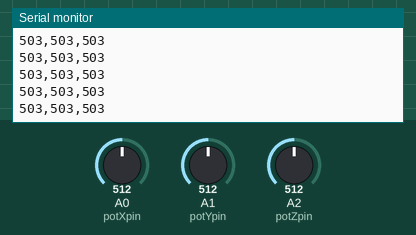
The sketch below on a simulated Arduino Uno, built with avr-gcc and run on an emulated ATmega328P. Shown: the last lines printed to the serial monitor. The inputs (shaded band) are chosen by the test bench; at power-on: A0 (potXpin) = 512, A1 (potYpin) = 512, A2 (potZpin) = 512.

Above: at 1.2 s.
1.3 s: A0 (potXpin) set to 997
At 2.0 s:
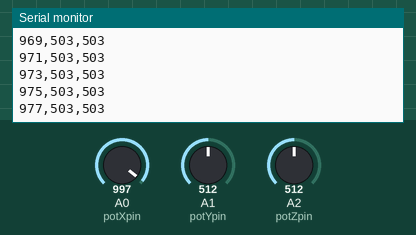
4.3 s: A0 (potXpin) set to 1009
At 5.1 s:
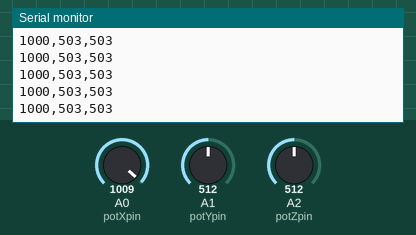
Timing chart, 0 to 7.3 s (numbered marks = the images above; inputs shaded):
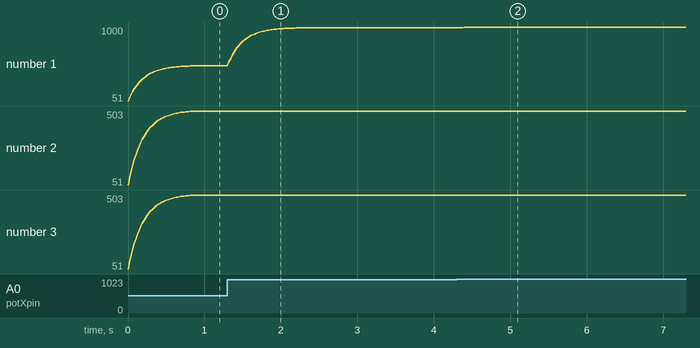

The sketch:

potentiometer3x-smooth.ino
```cpp
// which analog pins are the pots connected to?
int potXpin = 0;
int potYpin = 1;
int potZpin = 2;

int pX, pY, pZ; // store previous values for smoothing

void setup() {
  Serial.begin(9600);
}

void loop() {
  // just read in the values
  int potX = analogRead(potXpin);
  int potY = analogRead(potYpin);
  int potZ = analogRead(potZpin);

  // smoothing function basically just puts a bias
  // on the data such that it is influenced by its
  // previous values
  int smoothX = int((pX * .9) + (potX * .1));
  int smoothY = int((pY * .9) + (potY * .1));
  int smoothZ = int((pZ * .9) + (potZ * .1));

  // update previous values so smoothing works
  pX = smoothX;
  pY = smoothY;
  pZ = smoothZ;

  Serial.print(smoothX);
  Serial.print(",");
  Serial.print(smoothY);
  Serial.print(",");
  Serial.println(smoothZ);
  // make sure to printLINE so that it spits
  // out the terminating character

  delay(20);
}
```

Measured:
- after the input at 1.3 s, the serial monitor: prints a new line at once (image 1)
- after the input at 4.3 s, the serial monitor: prints a new line at once (image 2)
- plotted number 1: 503 → 988 after the input at 1.3 s, 988 → 1000 after the input at 4.3 s
